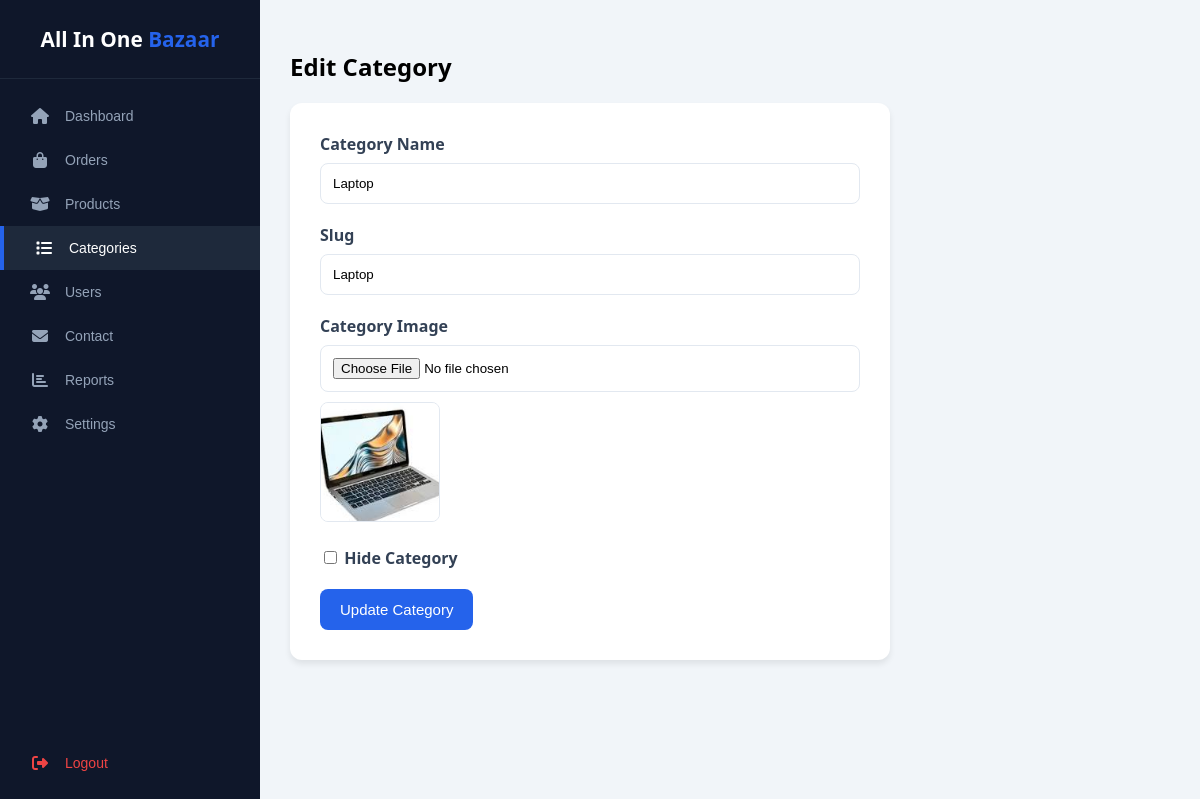
Screenshot of /admin/edit-category.php?id=42 (signed in) with the database file from the repository.
### tables this page shows
CREATE TABLE `categories` (
  `id` int(11) NOT NULL,
  `name` varchar(191) NOT NULL,
  `slug` varchar(191) NOT NULL,
  `description` mediumtext DEFAULT NULL,
  `image` varchar(191) DEFAULT NULL,
  `status` tinyint(4) DEFAULT 0 COMMENT '0=Visible, 1=Hidden',
  `created_at` timestamp NOT NULL DEFAULT current_timestamp()
);

### admin/edit-category.php (the view, shortened to what this page needs)
<?php
include("../config/db.php");
$id = (int)$_GET['id'];
$catQuery = mysqli_query($conn, "SELECT * FROM categories WHERE id='$id' LIMIT 1");
$category = mysqli_fetch_assoc($catQuery);
?>
<!DOCTYPE html>
<html lang="en">
<head>
<link rel="stylesheet" href="https://cdnjs.cloudflare.com/ajax/libs/font-awesome/6.4.0/css/all.min.css">
</head>
<body>
<?php include 'includes/sidebar.php'; ?>
<div class="main-content">
    <h2>Edit Category</h2>
    <div class="form-box">
        <form method="POST" enctype="multipart/form-data">
            <div class="form-group">
                <label>Category Name</label>
                <input type="text" name="name" value="<?= htmlspecialchars($category['name']) ?>" required>
            </div>
            <div class="form-group">
                <label>Slug</label>
                <input type="text" name="slug" value="<?= htmlspecialchars($category['slug']) ?>" required>
            </div>
            <div class="form-group">
                <label>Category Image</label>
                <input type="file" name="image" accept="image/*">
                <?php if (!empty($category['image'])): ?>
                    <img src="../uploads/categories/<?= $category['image'] ?>" class="preview-img">
                <?php endif; ?>
            </div>
            <div class="form-group">
                <label>
                    <input type="checkbox" name="status" <?= $category['status']==1 ? 'checked' : '' ?>>
                    Hide Category
                </label>
            </div>
            <button type="submit" name="update_category" class="submit-btn">
                Update Category
            </button>
        </form>
    </div>
</div>
</body>
</html>

### admin/edit-category.php (style rules this page uses)
* { box-sizing:border-box }
body { margin:0; font-family:'Segoe UI',sans-serif; background:#f1f5f9; display:flex; min-height:100vh; }
.main-content { margin-left:260px; width:calc(100% - 260px); padding:30px; }
.form-box { max-width:600px; background:#fff; padding:30px; border-radius:12px; box-shadow:0 4px 6px rgba(0,0,0,.08); }
.form-group { margin-bottom:20px }
label { display:block;margin-bottom:8px;font-weight:600;color:#334155 }
input[type=text],input[type=file] { width:100%; padding:12px; border:1px solid #e2e8f0; border-radius:8px; }
.preview-img { width:120px; height:120px; object-fit:cover; border-radius:8px; border:1px solid #e2e8f0; margin-top:10px; }
.submit-btn { background:#2563eb; color:#fff; padding:12px 20px; border:none; border-radius:8px; font-size:15px; cursor:pointer; }

### admin/includes/sidebar.php (style rules this page uses)
body { margin: 0; }
.main-content { margin-left: 260px !important; width: calc(100% - 260px) !important; }

### rows the page displays
categories: name "Laptop", slug "Laptop", image (picture)
